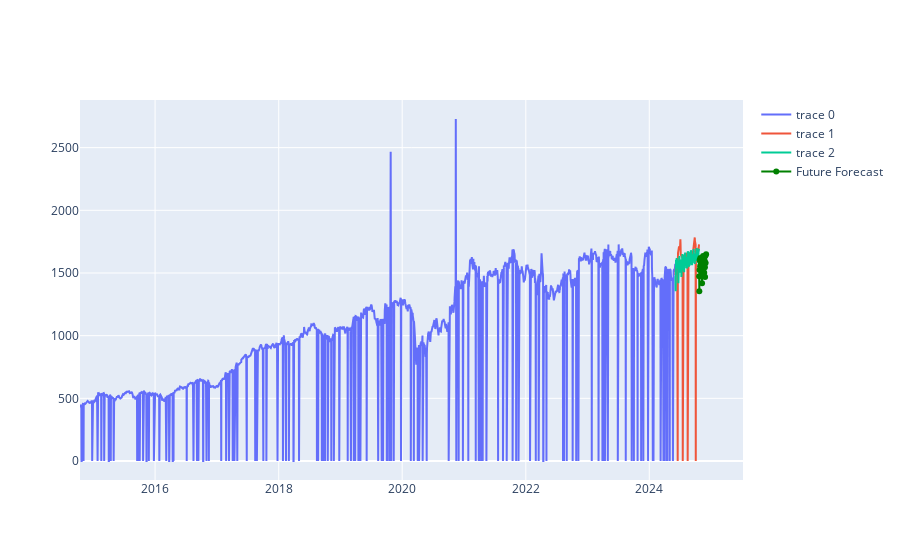

The notebook cell saved with this chart:
### Code cell
num_months = 30

fig = go.Figure()

fig.add_trace(go.Scatter(x=train_data.index, y=train_data['Close']))
fig.add_trace(go.Scatter(x=test_data.index, y=test_data['Close'], fillcolor='orange'))
fig.add_trace(go.Scatter(x=test_data.index, y=forecast_test))
fig.add_trace(go.Scatter(x=pd.date_range(start=test_data.index[-1] + pd.DateOffset(1), periods=num_months, freq='B'),
                        y=forecast_future, mode='lines+markers', name='Future Forecast', line=dict(color='green')))

fig.show()
